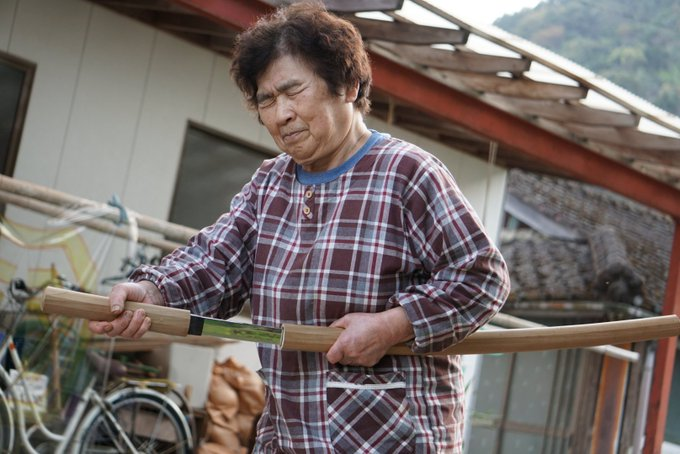
#> input picture image/grandma2.jpeg, 680 x 454 px, found by its file name
$ python interpolation.py
#> lines starting #> are read from the running program, lines starting #| are printed output that depends on the picture; after the words box and inside, x2 and y2 are one past the last pixel; in counts of white or black regions, pixels touching at a corner belong together
import cv2 as cv
import numpy as np

img=cv.imread('./image/grandma2.jpeg')
#> img is the input picture: shape (454, 680, 3); mean B, G, R 103.7, 107, 116.8
patch=img[50:150,220:320]
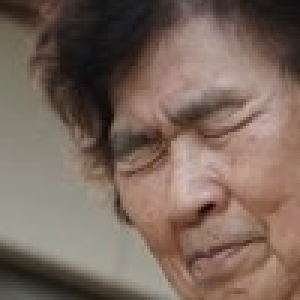
#> patch: shape (100, 100, 3) (shown 3 times larger); mean B, G, R 92.4, 103.3, 122.3

# cv.imshow('ori_img',img)
# cv.imshow('patch',patch)
#cv.rectangle(img,(x1,y1),(x2,y2),(color),thickness)
img=cv.rectangle(img,(220,50),(320,150),(0,0,255),2)
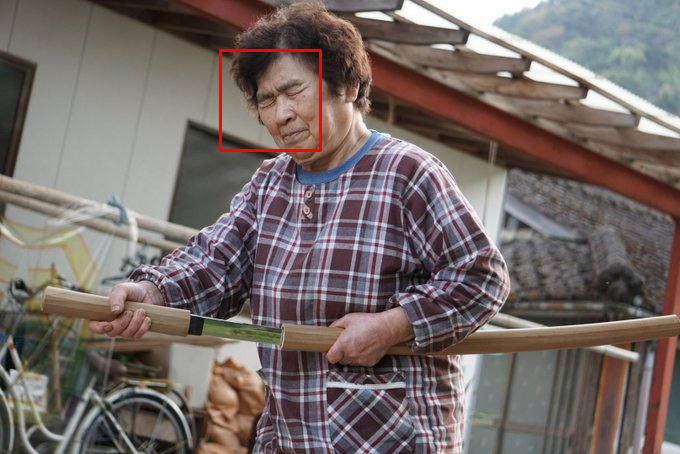
#> img: shape (454, 680, 3); 0.39% of pixels changed, all inside (x1, y1, x2, y2) = (219, 49, 322, 152)
cv.imshow('ori_img',img)

#INTER_NEAREST : 가장 가까운 픽셀 값을 사용
#INTER_LINEAR : 선형 보간법을 사용
#INTER_CUBIC : 큐빅 보간법을 사용
patch1=cv.resize(patch,dsize=(0,0),fx=8,fy=8,interpolation=cv.INTER_NEAREST)
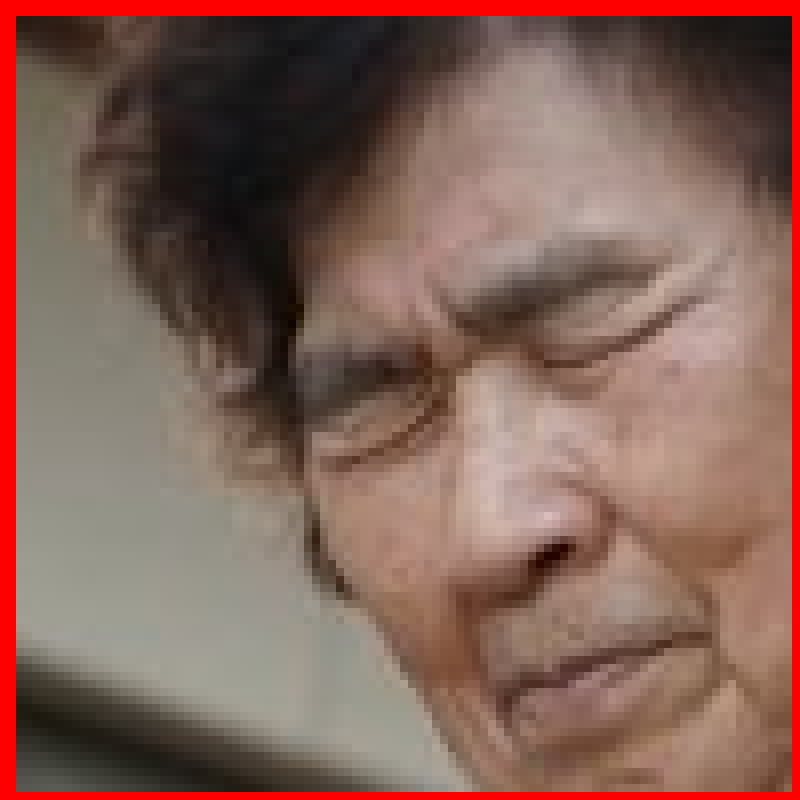
#> patch1: shape (800, 800, 3); mean B, G, R 88.2, 98.5, 131.8
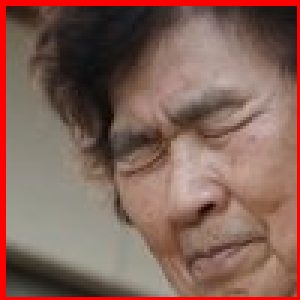
#> patch: shape (100, 100, 3) (shown 3 times larger); 5.91% of pixels changed, all inside (x1, y1, x2, y2) = (0, 0, 100, 100)
patch2=cv.resize(patch,dsize=(0,0),fx=8,fy=8,interpolation=cv.INTER_LINEAR)
patch3=cv.resize(patch,dsize=(0,0),fx=8,fy=8,interpolation=cv.INTER_CUBIC)

patchs=np.hstack((patch1,patch2,patch3))
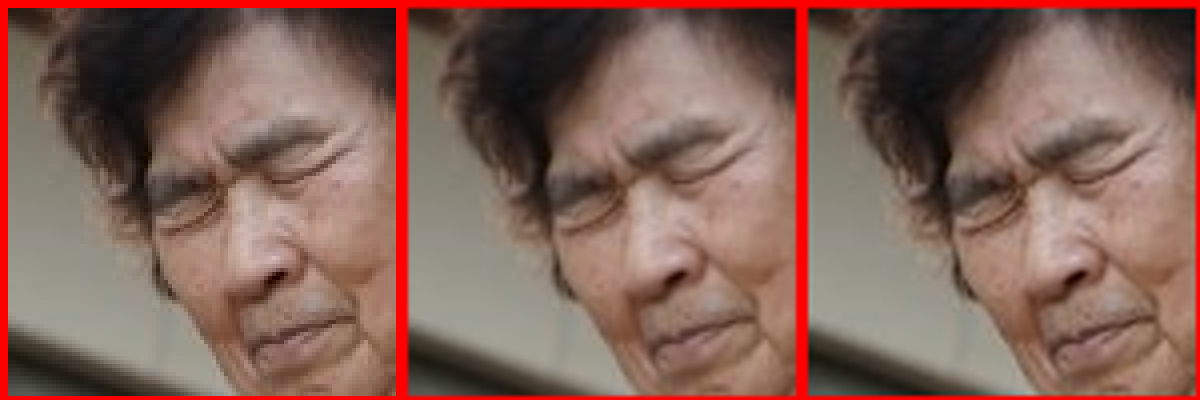
#> patchs: shape (800, 2400, 3) (shown at 1/2 size); mean B, G, R 88.2, 98.6, 131.7
cv.imshow('INTER_NEAREST,INTER_LINEAR,INTER_CUBIC',patchs)
cv.imwrite('./book/homework2/interpolation_original.png',img)
cv.imwrite('./book/homework2/interpolation_INTER_NEAREST,INTER_LINEAR,INTER_CUBIC.png',patchs)

cv.waitKey(0)
cv.destroyAllWindows()

$ run again, with image/grandma1.jpeg copied over image/grandma2.jpeg
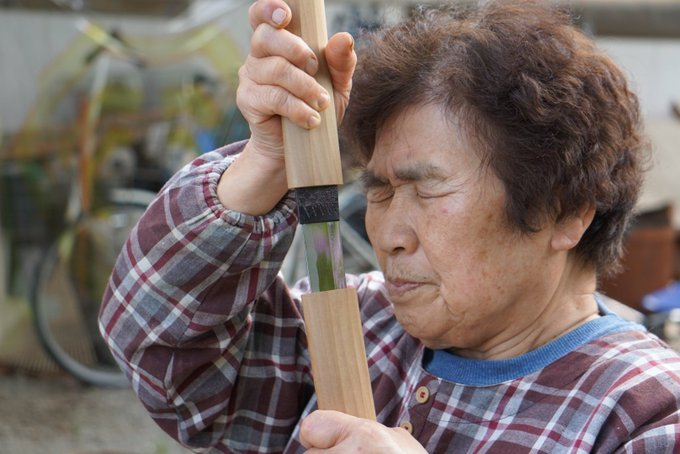
#> input picture image/grandma1.jpeg, 680 x 454 px, found by its file name
#> img is the input picture: shape (454, 680, 3); mean B, G, R 101.1, 105.9, 119.8
#> img: shape (454, 680, 3); 0.39% of pixels changed, all inside (x1, y1, x2, y2) = (219, 49, 322, 152)
#> `patch1=cv.resize(patch,dsize=(0,0),fx=8,fy=8,interpolation=cv.INTER_NE..`:
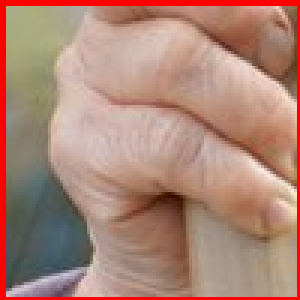
#> patch: shape (100, 100, 3) (shown 3 times larger); mean B, G, R 118.1, 133.3, 173.5
#> `patchs=np.hstack((patch1,patch2,patch3))`:
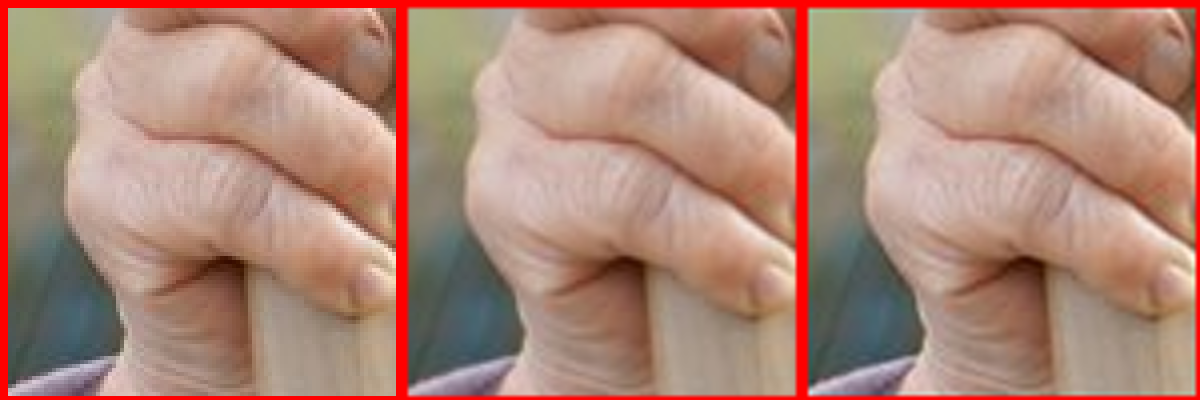
#> patchs: shape (800, 2400, 3) (shown at 1/2 size); mean B, G, R 118.1, 133.4, 173.4

$ run again, with image/grandma3.jpeg copied over image/grandma2.jpeg
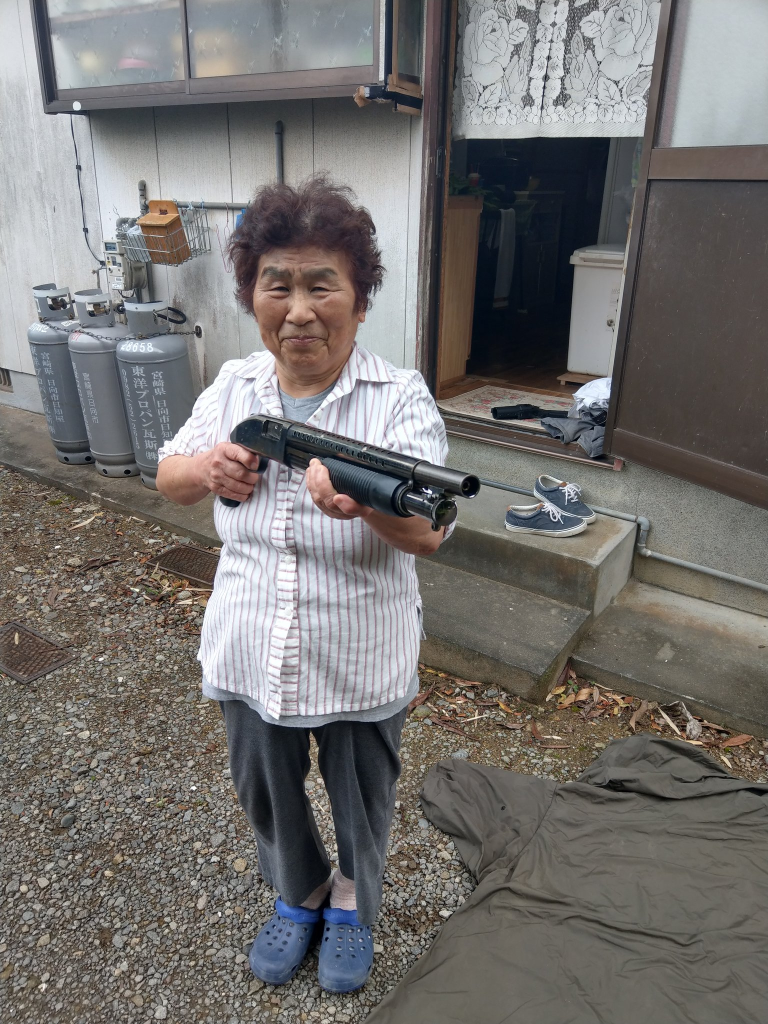
#> input picture image/grandma3.jpeg, 1536 x 2048 px, found by its file name (shown at 1/2 size)
#> img is the input picture: shape (2048, 1536, 3); mean B, G, R 111.1, 113, 115.7
#> img: shape (2048, 1536, 3); 0.04% of pixels changed, all inside (x1, y1, x2, y2) = (219, 49, 322, 152)
#> `patch1=cv.resize(patch,dsize=(0,0),fx=8,fy=8,interpolation=cv.INTER_NE..`:
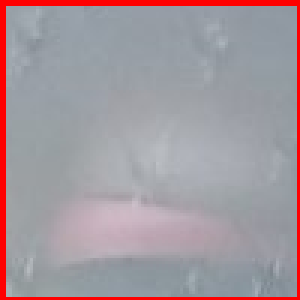
#> patch: shape (100, 100, 3) (shown 3 times larger); mean B, G, R 158.1, 151.8, 163.9
#> `patchs=np.hstack((patch1,patch2,patch3))`:
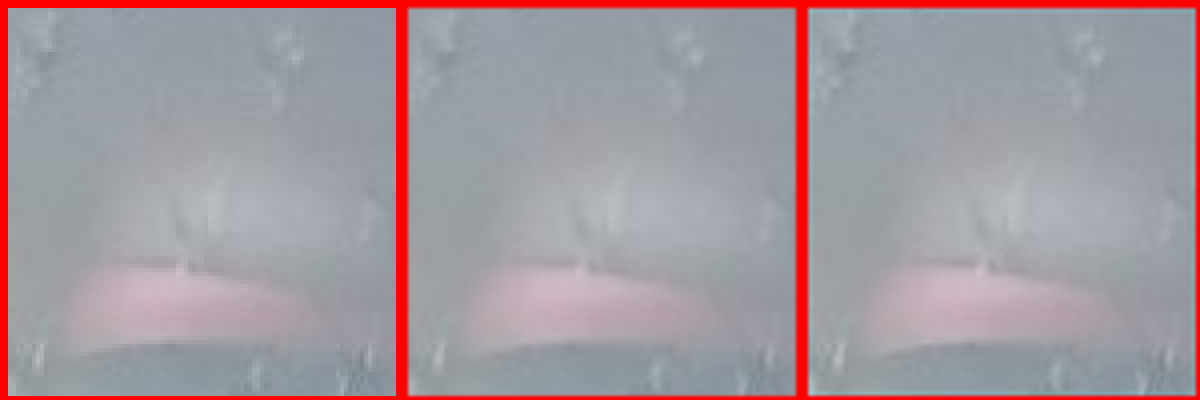
#> patchs: shape (800, 2400, 3) (shown at 1/2 size); mean B, G, R 158.2, 151.9, 163.8

$ run again, with image/grandma4.jpeg copied over image/grandma2.jpeg
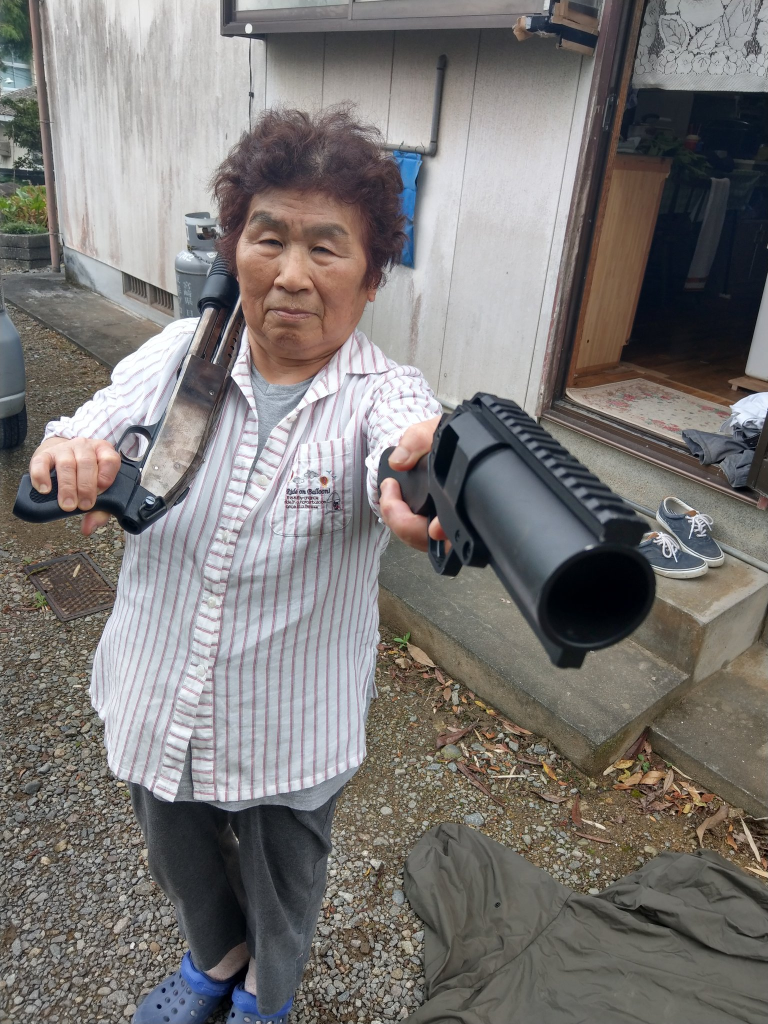
#> input picture image/grandma4.jpeg, 1536 x 2048 px, found by its file name (shown at 1/2 size)
#> img is the input picture: shape (2048, 1536, 3); mean B, G, R 117.1, 119, 122.4
#> img: shape (2048, 1536, 3); 0.04% of pixels changed, all inside (x1, y1, x2, y2) = (219, 49, 322, 152)
#> `patch1=cv.resize(patch,dsize=(0,0),fx=8,fy=8,interpolation=cv.INTER_NE..`:
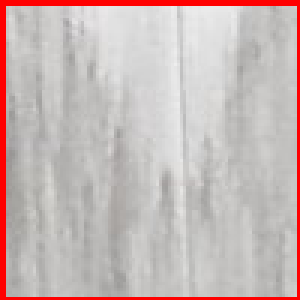
#> patch: shape (100, 100, 3) (shown 3 times larger); mean B, G, R 182.3, 183.8, 199.8
#> `patchs=np.hstack((patch1,patch2,patch3))`:
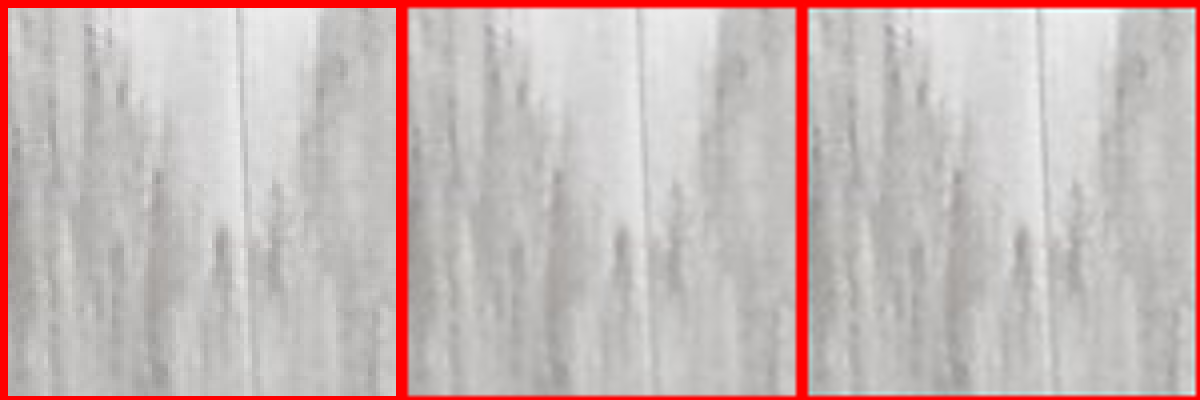
#> patchs: shape (800, 2400, 3) (shown at 1/2 size); mean B, G, R 182.4, 183.9, 199.7
